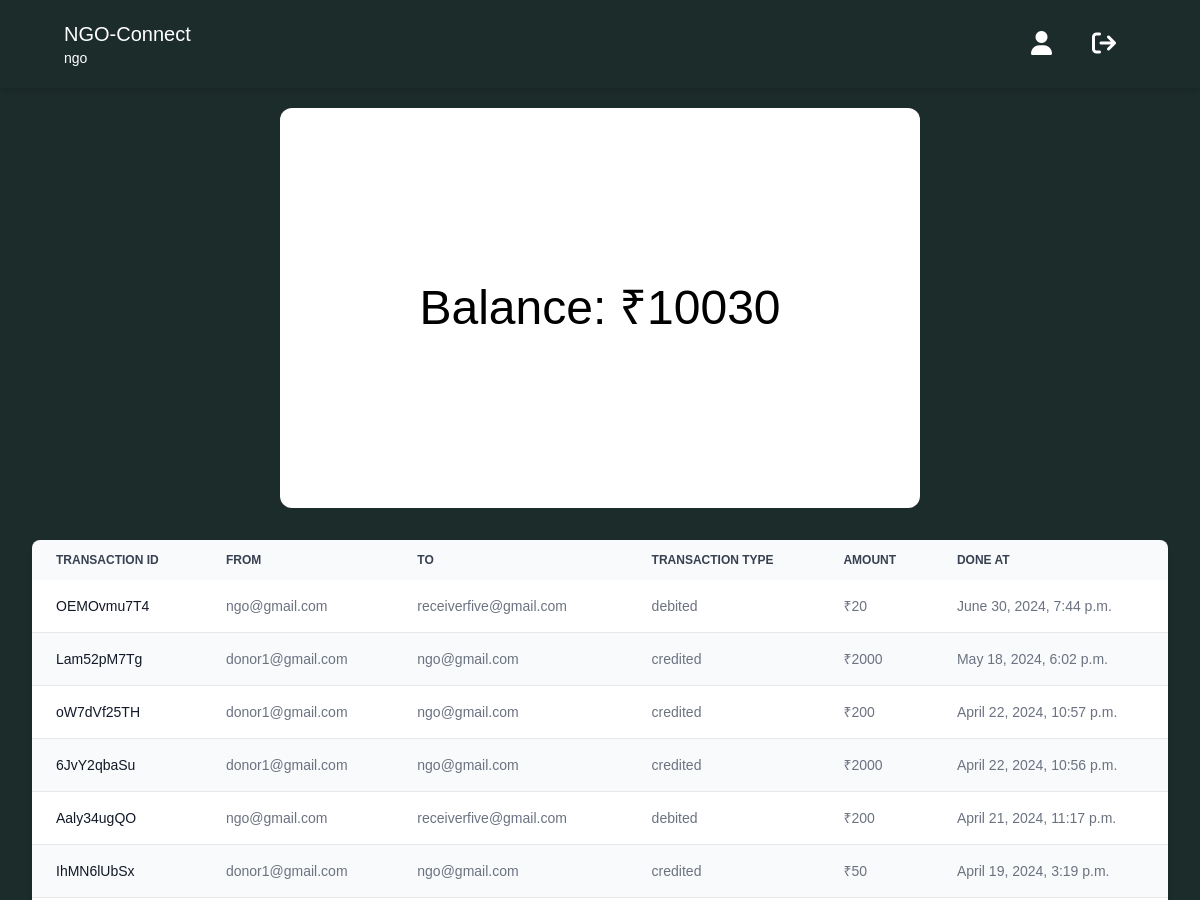
Page /ngo/ngo_balance_sheet (signed in, upper part) on the earlier database version.
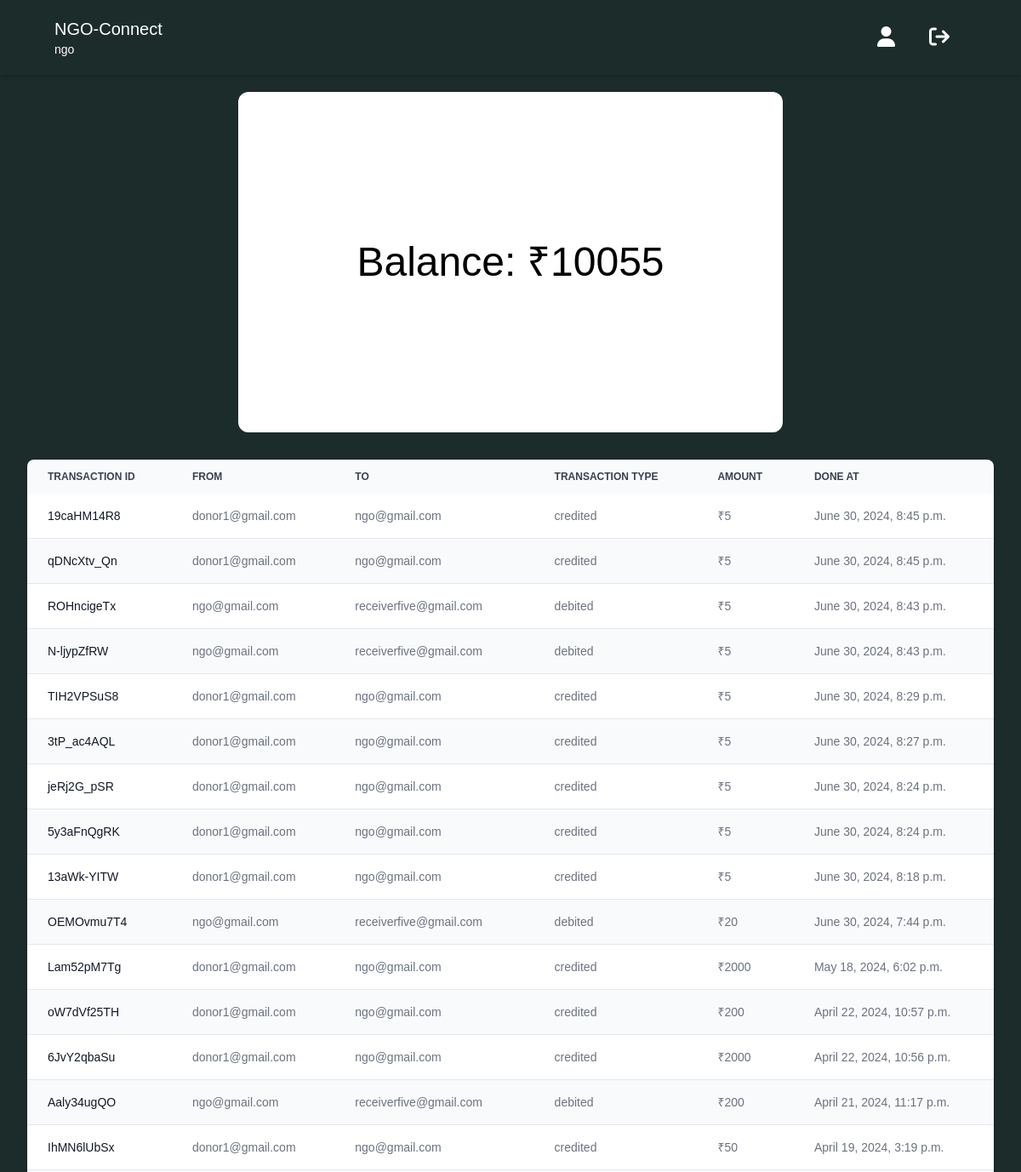
Same page on the later database version.
### ngo/models.py (models this page shows)
class NgoBank(models.Model):
    user = models.OneToOneField(User, on_delete=models.CASCADE)
    current_balance = models.IntegerField(null=True)

class NgoBankTransactions(models.Model):
    from_user = models.ForeignKey(User, on_delete=models.CASCADE, related_name='sent', null=True)
    to_user = models.ForeignKey(User, on_delete=models.CASCADE, related_name='received', null=True)
    amount = models.IntegerField(null=True)
    transaction_id = models.CharField(max_length=10, null=True)
    transaction_type = models.CharField(max_length=8, choices=(('credited', 'credited'), ('debited', 'debited')), null=True)
    done_at = models.DateTimeField(auto_now=True,blank=True, null=True)

### ngo/views.py (the view)
# urls.py: path('ngo_balance_sheet', views.ngo_balance_sheet, name="ngo_balance_sheet"),
def ngo_balance_sheet(request):
    profile=request.user
    try:
        bank = NgoBank.objects.get(user=request.user)
    except NgoBank.DoesNotExist:
        bank = NgoBank(user=request.user)
    transactions = NgoBankTransactions.objects.filter(
        Q(from_user=request.user) | Q(to_user=request.user)
    ).order_by('-done_at')
    context = {
        'user': profile,
        'bank': bank,
        'transactions': transactions,
    }
    return render(request, 'ngo_balance_sheet.html', context)

### ngo/templates/ngo_balance_sheet.html (shortened to what this page needs)
<!DOCTYPE html>
<html lang="en">
<head>
    <script src="https://cdn.tailwindcss.com"></script>
    <link rel="stylesheet" href="https://cdnjs.cloudflare.com/ajax/libs/font-awesome/6.1.1/css/all.min.css" />
</head>
<body style="font-family: sans-serif; background-color: #1C2C2A;" >
    <header
    class="lg:px-16 px-4 flex flex-wrap items-center py-4 shadow-md"
>
    <div class="flex-1 flex justify-between items-center">
      <a href="#" class="text-xl text-white">NGO-Connect <p class="text-sm">{{ user.first_name }}</p></a>
    </div>
    <div class="hidden lg:flex lg:items-center lg:w-auto w-full" id="menu">
        <nav>
            <ul class="lg:flex items-center justify-between text-base text-gray-700 pt-4 lg:pt-0">
                <li><a class="lg:p-4 py-3 rounded-md px-0 mx-1 block text-white" href="/ngo/ngo_profile_page"><i class="fa fa-user fa-xl" aria-hidden="true"></i></a></li>
                <li><a class="lg:p-4 py-3 rounded-md text-white px-0 mx-1 block" href="/logout"><i class="fa fa-sign-out fa-xl" aria-hidden="true"></i></a></li>
            </ul>
        </nav>
    </div>
</header>
<section class="m-1 flex justify-center items-center" id="balance">
    <div class="flex justify-center items-center text-center h-full w-full my-4 py-4 bg-white rounded-xl" style="height: 50vh; width: 80vh;">
        <h1 class="text-5xl">Balance: ₹{{bank.current_balance}}</h1>
    </div>
</section>
<section id="transactions" class="m-4 px-4">
    {% if transactions %}
    <div class="relative overflow-x-auto shadow-md sm:rounded-lg">
        <table class="w-full text-sm text-left rtl:text-right text-gray-500 dark:text-gray-400">
            <thead class="text-xs text-gray-700 uppercase bg-gray-50 dark:bg-gray-700 dark:text-gray-400">
                <tr>
                    <th scope="col" class="px-6 py-3">
                        Transaction Id
                    </th>
                    <th scope="col" class="px-6 py-3">
                        From
                    </th>
                    <th scope="col" class="px-6 py-3">
                        To
                    </th>
                    <th scope="col" class="px-6 py-3">
                        Transaction Type
                    </th>
                    <th scope="col" class="px-6 py-3">
                        Amount
                    </th>
                    <th scope="col" class="px-6 py-3">
                        Done At
                    </th>
                </tr>
            </thead>
            <tbody>
                {% for i in transactions %}
                <tr class="odd:bg-white odd:dark:bg-gray-900 even:bg-gray-50 even:dark:bg-gray-800 border-b dark:border-gray-700">
                    <th scope="row" class="px-6 py-4 font-medium text-gray-900 whitespace-nowrap dark:text-white">
                        {{ i.transaction_id }}
                    </th>
                    <td class="px-6 py-4">
                        {{ i.from_user }}
                    </td>
                    <td class="px-6 py-4">
                        {{ i.to_user }}
                    </td>
                    <td class="px-6 py-4">
                        {{ i.transaction_type }}
                    </td>
                    <td class="px-6 py-4">
                        ₹{{ i.amount }}
                    </td>
                    <td class="px-6 py-4">
                        {{ i.done_at }}
                    </td>
                </tr>
                {% endfor %}
            </tbody>
        </table>
    </div>
    {% endif %}
</section>
</body>
</html>

Differences in the rows shown:
changed NgoBank: current_balance "10030" → "10055"
added NgoBankTransactions: transaction_id "19caHM14R8", from_user "donor1@gmail.com", to_user "ngo@gmail.com", transaction_type "credited", amount "5", done_at "June 30, 2024, 8:45 p.m."
added NgoBankTransactions: transaction_id "qDNcXtv_Qn", from_user "donor1@gmail.com", to_user "ngo@gmail.com", transaction_type "credited", amount "5", done_at "June 30, 2024, 8:45 p.m."
added NgoBankTransactions: transaction_id "ROHncigeTx", from_user "ngo@gmail.com", to_user "receiverfive@gmail.com", transaction_type "debited", amount "5", done_at "June 30, 2024, 8:43 p.m."
added NgoBankTransactions: transaction_id "N-ljypZfRW", from_user "ngo@gmail.com", to_user "receiverfive@gmail.com", transaction_type "debited", amount "5", done_at "June 30, 2024, 8:43 p.m."
added NgoBankTransactions: transaction_id "TIH2VPSuS8", from_user "donor1@gmail.com", to_user "ngo@gmail.com", transaction_type "credited", amount "5", done_at "June 30, 2024, 8:29 p.m."
added NgoBankTransactions: transaction_id "3tP_ac4AQL", from_user "donor1@gmail.com", to_user "ngo@gmail.com", transaction_type "credited", amount "5", done_at "June 30, 2024, 8:27 p.m."
added NgoBankTransactions: transaction_id "jeRj2G_pSR", from_user "donor1@gmail.com", to_user "ngo@gmail.com", transaction_type "credited", amount "5", done_at "June 30, 2024, 8:24 p.m."
added NgoBankTransactions: transaction_id "5y3aFnQgRK", from_user "donor1@gmail.com", to_user "ngo@gmail.com", transaction_type "credited", amount "5", done_at "June 30, 2024, 8:24 p.m."
added NgoBankTransactions: transaction_id "13aWk-YITW", from_user "donor1@gmail.com", to_user "ngo@gmail.com", transaction_type "credited", amount "5", done_at "June 30, 2024, 8:18 p.m."
